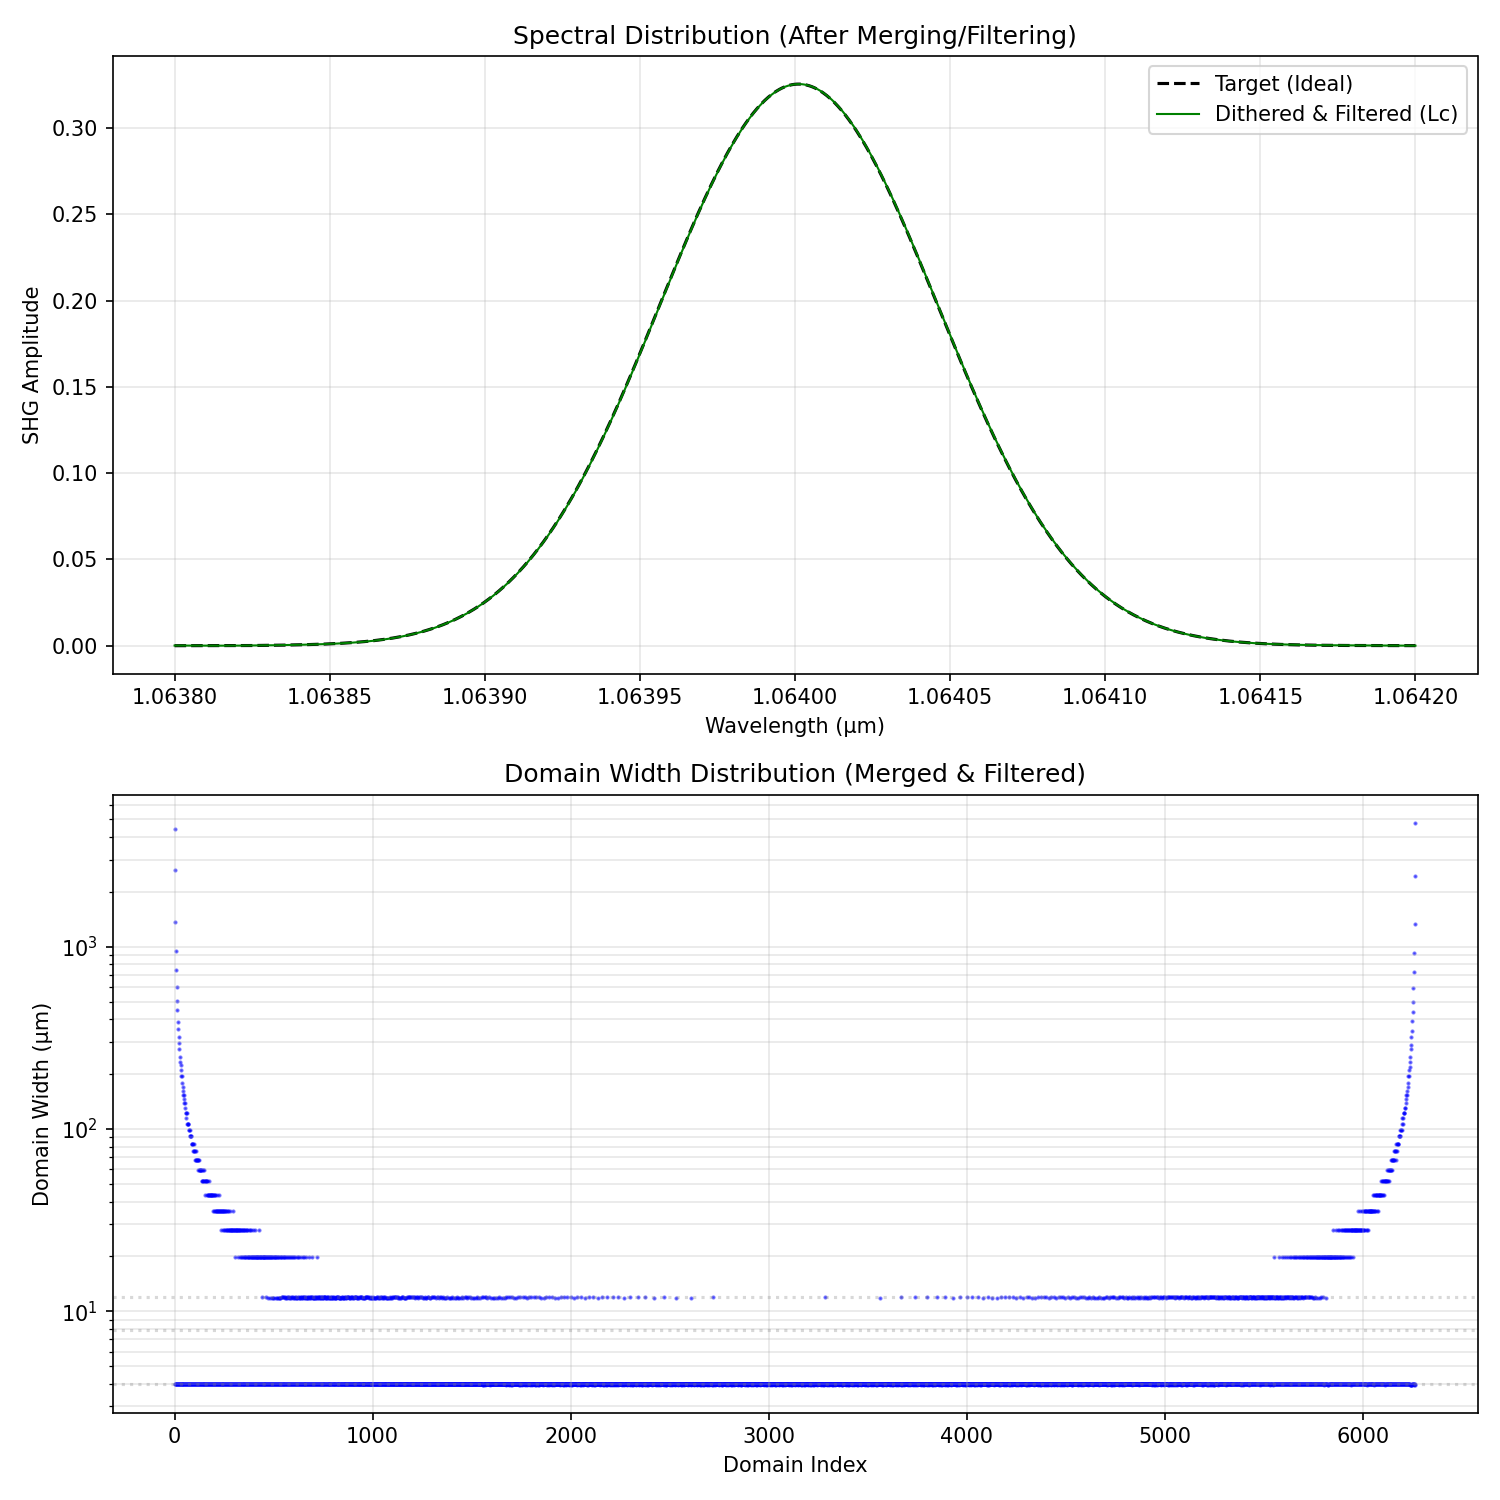

Source code (Python):
import jax
import jax.numpy as jnp
import matplotlib.pyplot as plt
from qpm import cwes, mgoslt
import numpy as np

jax.config.update("jax_enable_x64", val=True)


def merge_and_filter_domains(widths, kappas, threshold=1.0e-6):
    """
    Merges adjacent same-sign domains and filters small ones.
    Uses vectorized operations for the initial merge (RLE).
    """
    # ensure inputs are jax/numpy arrays
    widths = jnp.array(widths)
    kappas = jnp.array(kappas)

    if len(widths) == 0:
        return jnp.array([]), jnp.array([])

    # 1. Fast Vectorized Merge (Run-Length Encoding)
    # Identify indices where kappa changes or it's the end of the array
    # kappas[:-1] != kappas[1:] creates a boolean mask of changes
    is_change = jnp.concatenate((kappas[:-1] != kappas[1:], jnp.array([True])))

    # Indices where a domain ENDS
    end_indices = jnp.where(is_change)[0]

    # Cumulative sum of widths allows us to calculating merged widths by differencing
    cum_widths = jnp.cumsum(widths)
    boundaries = cum_widths[end_indices]

    # Calculate merged widths
    # Prepend 0 to boundaries to compute diffs
    merged_widths = jnp.diff(jnp.concatenate((jnp.array([0.0]), boundaries)))

    # Calculate merged kappas (just take the value at the end index)
    merged_kappas = kappas[end_indices]

    print(f"Initial Reduce: {len(widths)} -> {len(merged_widths)} domains")

    # 2. Filter small domains
    # Since the number of domains is now small (~2000 vs 30000),
    # a Python loop is efficient enough and easier to handle the
    # complex logic of deleting and merging neighbors.

    w_list = np.array(merged_widths).tolist()
    k_list = np.array(merged_kappas).tolist()

    changed = True
    iteration = 0
    while changed:
        changed = False
        iteration += 1
        i = 0
        while i < len(w_list):
            if w_list[i] < threshold:
                # Need to merge w_list[i] into neighbors
                # Case 1: Start of array
                if i == 0:
                    if len(w_list) > 1:
                        # [small, Big, ...] -> [Big+small, ...]
                        # effectively small becomes part of Big's domain
                        w_list[1] += w_list[i]
                        w_list.pop(0)
                        k_list.pop(0)
                        changed = True
                        continue
                    else:
                        # Only one domain left and it's small? just keep it or remove?
                        # If we remove, we have nothing. Keep it.
                        i += 1
                # Case 2: End of array
                elif i == len(w_list) - 1:
                    # [..., Big, small] -> [..., Big+small]
                    w_list[i - 1] += w_list[i]
                    w_list.pop(i)
                    k_list.pop(i)
                    changed = True
                    continue
                # Case 3: Middle
                else:
                    # [Left, small, Right]
                    # Since we merged same-signs in step 1, Left and Right MUST have
                    # opposite sign to small. Thus Left and Right have SAME sign.
                    # We merge [Left, small, Right] -> [Left + small + Right]
                    w_list[i - 1] += w_list[i] + w_list[i + 1]
                    w_list.pop(i)  # remove small
                    w_list.pop(i)  # remove Right (which is now at i)
                    k_list.pop(i)  # remove small kappa
                    k_list.pop(i)  # remove Right kappa
                    changed = True
                    continue
            i += 1

    return jnp.array(w_list), jnp.array(k_list)


def main():
    # --- Configuration ---
    num_periods = 10000
    design_wl = 1.064
    design_temp = 70.0
    kappa_mag = 1.31e-5 / (2 / jnp.pi)
    spatial_sigma_ratio = 8.0

    # Physics parameters
    dk_val = mgoslt.calc_twm_delta_k(design_wl, design_wl, design_temp)
    Lp = 2 * (jnp.pi / dk_val)
    Lc = Lp / 2
    res_nm = Lc * 1000
    dx_um = res_nm / 1000.0

    print(f"Lc: {Lc:.4f} um, Resolution: {res_nm:.2f} nm")

    # --- 1. Inverse Design (Gaussian) ---
    L_total = num_periods * Lp
    z_period_centers = (jnp.arange(num_periods) + 0.5) * Lp
    z_n = z_period_centers - L_total / 2.0
    spatial_sigma = L_total / spatial_sigma_ratio
    target_profile = jnp.exp(-(z_n**2) / (2 * (spatial_sigma**2)))
    norm_profile = target_profile / jnp.max(jnp.abs(target_profile))
    d_n = jnp.arcsin(jnp.abs(norm_profile)) / jnp.pi
    sign_profile = jnp.sign(norm_profile)

    # --- 2. Quantization (Error Diffusion) ---
    num_steps = int(jnp.ceil(Lp / dx_um))
    possible_widths = jnp.arange(num_steps + 1) * dx_um
    possible_widths = possible_widths[possible_widths <= Lp + 1e-9]
    possible_duties = possible_widths / Lp
    possible_effs = jnp.sin(jnp.pi * possible_duties)
    target_effs = jnp.sin(jnp.pi * d_n)

    def scan_body(carry, target):
        accum_error = carry
        desired = target + accum_error
        diffs = jnp.abs(possible_effs - desired)
        path_idx = jnp.argmin(diffs)
        chosen_eff = possible_effs[path_idx]
        chosen_duty = possible_duties[path_idx]
        new_error = desired - chosen_eff
        return new_error, chosen_duty

    _, d_dithered = jax.lax.scan(scan_body, 0.0, target_effs)

    # Construct Initial Geometry
    gap_widths = (1 - d_dithered) * Lp / 2.0
    pulse_widths = d_dithered * Lp
    widths = jnp.column_stack((gap_widths, pulse_widths, gap_widths)).ravel()

    base_signs = jnp.tile(jnp.array([1.0, -1.0, 1.0]), num_periods)
    period_signs = jnp.repeat(sign_profile, 3)
    kappas = kappa_mag * base_signs * period_signs

    # --- 2b. Merge and Filter ---
    print("Merging and filtering domains...")
    final_widths, final_kappas = merge_and_filter_domains(widths, kappas, threshold=1e-2)
    print(f"Original segments: {len(widths)}, Final domains: {len(final_widths)}")
    if len(final_widths) > 0:
        print(f"Min width after filtering: {jnp.min(final_widths):.4e} um")

    # --- 3. Simulation ---
    wl_start, wl_end, wl_points = 1.0638, 1.0642, 1000
    wls = jnp.linspace(wl_start, wl_end, wl_points)
    dks = mgoslt.calc_twm_delta_k(wls, wls, design_temp)
    b_initial = jnp.array(1.0 + 0.0j)

    print("Running simulation...")
    batch_simulate = jax.jit(jax.vmap(cwes.simulate_shg_npda, in_axes=(None, None, 0, None)))
    amps = batch_simulate(final_widths, final_kappas, dks, b_initial)
    amps.block_until_ready()
    spectrum = jnp.abs(amps)

    # Calculate Target Spectrum
    print("Simulating Ideal Target...")
    d_ideal = d_n
    gap_ideal = (1 - d_ideal) * Lp / 2.0
    pulse_ideal = d_ideal * Lp
    w_ideal = jnp.column_stack((gap_ideal, pulse_ideal, gap_ideal)).ravel()
    amps_ideal = batch_simulate(w_ideal, kappas, dks, b_initial)
    spectrum_ideal = jnp.abs(amps_ideal)

    # --- 4. Plotting ---
    fig, (ax1, ax2) = plt.subplots(2, 1, figsize=(10, 10))

    # Plot 1: Spectra
    ax1.plot(wls, spectrum_ideal, "k--", label="Target (Ideal)", linewidth=1.5)
    ax1.plot(wls, spectrum, "g-", label="Dithered & Filtered (Lc)", linewidth=1.0)
    ax1.set_title("Spectral Distribution (After Merging/Filtering)")
    ax1.set_xlabel("Wavelength (µm)")
    ax1.set_ylabel("SHG Amplitude")
    ax1.legend()
    ax1.grid(True, alpha=0.3)

    # Plot 2: Domain Width Distribution (Merged)
    domain_indices = jnp.arange(len(final_widths))

    # Plot ALL domains
    ax2.scatter(domain_indices, final_widths, s=1, c="b", alpha=0.5, label="Domain Widths")

    # Add horizontal lines
    ax2.axhline(y=Lc, color="gray", linestyle=":", alpha=0.3, label="Lc")
    ax2.axhline(y=2 * Lc, color="gray", linestyle=":", alpha=0.3)
    ax2.axhline(y=3 * Lc, color="gray", linestyle=":", alpha=0.3)

    ax2.set_title("Domain Width Distribution (Merged & Filtered)")
    ax2.set_xlabel("Domain Index")
    ax2.set_ylabel("Domain Width (µm)")
    ax2.set_yscale("log")
    ax2.grid(True, alpha=0.3, which="both")

    plt.tight_layout()
    plt.savefig("dithered_Lc_demo.png", dpi=150)
    print("Saved dithered_Lc_demo.png")


if __name__ == "__main__":
    main()
